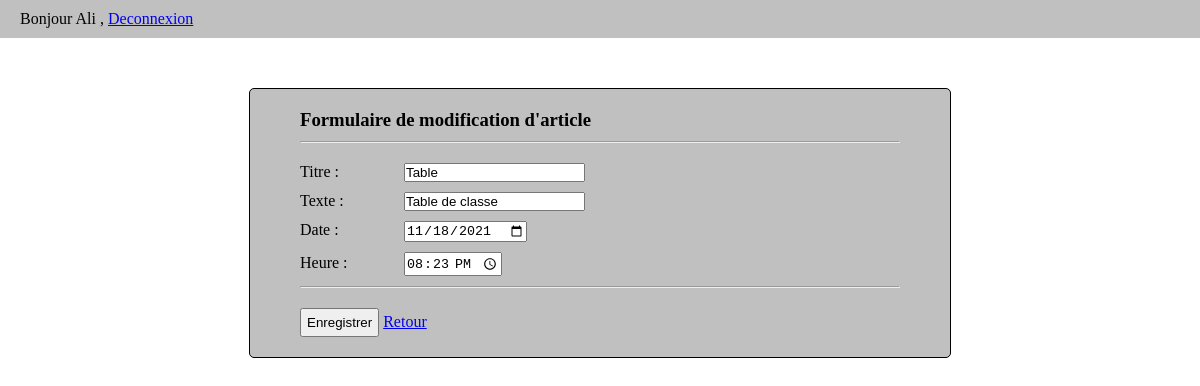
The page /index.php?commande=form_modification_article&id_article=9 (signed in) on the database its author committed.
### tables this page shows
CREATE TABLE `article` (
  `id_article` int NOT NULL,
  `titre` varchar(50) NOT NULL,
  `texte` text NOT NULL,
  `date_article` date NOT NULL,
  `time_article` time NOT NULL,
  `id_auteur` int NOT NULL
);

### modele.php (called while the page is built, shortened)
<?php
function connectDB(){
    $c = mysqli_connect(SERVER, USERNAME, PASSWORD, DBNAME);
    mysqli_query($c, "SET NAMES 'utf8'");
    return $c;
}
$connexion = connectDB();
function obtenir_article_par_id($id_article){
    global $connexion;
    $sql = "SELECT * FROM article WHERE id_article = $id_article ";
    $requete = $connexion->prepare($sql);
    $requete->execute();
    $result = $requete->get_result();
    return $result;
}

### vues/form_modification_article.php (the view, shortened to what this page needs)
<div class="formulaire">
    <h3>Formulaire de modification d'article</h3>
    <hr>
    <form method="post" action="index.php?commande=modifier_article">
        <div class="form-group">
            <label for="titre">Titre :</label>
            <input type="text" name="titre" value="<?= htmlspecialchars($article["titre"])?>"/>
        </div>
        <div class="form-group">
            <label for="texte">Texte :</label>
            <input type="text" name="texte" value="<?= htmlspecialchars($article["texte"])?>"/>
        </div>
        <div class="form-group">
        <label for="date_article">Date :</label>
            <input type="date" name="date_article" value="<?= $article["date_article"]?>"/>
        </div>
        <div class="form-group">
        <label for="time_article">Heure :</label>
            <input type="time" name="time_article" value="<?= $article["time_article"]?>"/>
        </div>
        <hr>
        <input type="submit" name="btnEnregister" value="Enregistrer"/>
        <a href='index.php'>Retour</a>
    </form>
</div>

### styles/style.css (style rules this page uses)
* { margin: 0; padding: 0; }
input[type='submit'] { padding: 5px; }
hr { margin-top: 10px; margin-bottom: 20px; }
.form-group { margin-top: 10x; margin-bottom: 10px; }
.formulaire,.inscription { margin-top: 50px; margin-left: auto; margin-right: auto; background: silver; border: 1px solid; border-radius: 5px; padding: 20px 50px; width: 600px; }
.formulaire label { display: inline-block; width: 100px; }

### rows shown on the page
article: titre "Table", texte "Table de classe", date_article "11/18/2021", time_article "20:23:00"

### other values the page prints
auteurConneter() "Ali"
